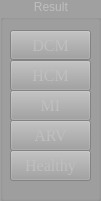
   <widget class="QGroupBox" name="result_box">
    <property name="enabled">
     <bool>false</bool>
    </property>
    <property name="geometry">
     <rect>
      <x>1130</x>
      <y>30</y>
      <width>101</width>
      <height>201</height>
     </rect>
    </property>
    <property name="styleSheet">
     <string notr="true">QGroupBox {
   background-color: rgb(160, 160, 160);;font: 75 12pt &quot;Times New Roman&quot;;
}

QGroupBox QWidget {
    background-color: /* your desired content background color here */;
}

QGroupBox::title {
    subcontrol-origin: margin;
    subcontrol-position: top center;
}
</string>
    </property>
    <property name="title">
     <string>Result </string>
    </property>
    <widget class="QToolButton" name="class_2">
     <property name="enabled">
      <bool>false</bool>
     </property>
     <property name="geometry">
      <rect>
       <x>10</x>
       <y>60</y>
       <width>81</width>
       <height>31</height>
      </rect>
     </property>
     <property name="font">
      <font>
       <family>Times New Roman</family>
       <pointsize>12</pointsize>
       <weight>9</weight>
       <italic>false</italic>
       <bold>false</bold>
      </font>
     </property>
     <property name="styleSheet">
      <string notr="true">font: 75 12pt &quot;Times New Roman&quot;;; background-color: rgb(160, 160, 160);</string>
     </property>
     <property name="text">
      <string>HCM</string>
     </property>
    </widget>
    <widget class="QToolButton" name="class_3">
     <property name="enabled">
      <bool>false</bool>
     </property>
     <property name="geometry">
      <rect>
       <x>10</x>
       <y>90</y>
       <width>81</width>
       <height>31</height>
      </rect>
     </property>
     <property name="font">
      <font>
       <family>Times New Roman</family>
       <pointsize>12</pointsize>
       <weight>9</weight>
       <italic>false</italic>
       <bold>false</bold>
      </font>
     </property>
     <property name="styleSheet">
      <string notr="true">font: 75 12pt &quot;Times New Roman&quot;;; background-color: rgb(160, 160, 160);</string>
     </property>
     <property name="text">
      <string>MI</string>
     </property>
    </widget>
    <widget class="QToolButton" name="class_4">
     <property name="enabled">
      <bool>false</bool>
     </property>
     <property name="geometry">
      <rect>
       <x>10</x>
       <y>120</y>
       <width>81</width>
       <height>31</height>
      </rect>
     </property>
     <property name="font">
      <font>
       <family>Times New Roman</family>
       <pointsize>12</pointsize>
       <weight>9</weight>
       <italic>false</italic>
       <bold>false</bold>
      </font>
     </property>
     <property name="styleSheet">
      <string notr="true">font: 75 12pt &quot;Times New Roman&quot;;; background-color: rgb(160, 160, 160);</string>
     </property>
     <property name="text">
      <string>ARV</string>
     </property>
    </widget>
    <widget class="QToolButton" name="class_5">
     <property name="enabled">
      <bool>false</bool>
     </property>
     <property name="geometry">
      <rect>
       <x>10</x>
       <y>150</y>
       <width>81</width>
       <height>31</height>
      </rect>
     </property>
     <property name="font">
      <font>
       <family>Times New Roman</family>
       <pointsize>12</pointsize>
       <weight>9</weight>
       <italic>false</italic>
       <bold>false</bold>
      </font>
     </property>
     <property name="styleSheet">
      <string notr="true">font: 75 12pt &quot;Times New Roman&quot;;; background-color: rgb(160, 160, 160);</string>
     </property>
     <property name="text">
      <string>Healthy</string>
     </property>
    </widget>
    <widget class="QPushButton" name="class_1">
     <property name="enabled">
      <bool>false</bool>
     </property>
     <property name="geometry">
      <rect>
       <x>10</x>
       <y>30</y>
       <width>81</width>
       <height>30</height>
      </rect>
     </property>
     <property name="font">
      <font>
       <family>Times New Roman</family>
       <pointsize>12</pointsize>
       <weight>9</weight>
       <italic>false</italic>
       <bold>false</bold>
      </font>
     </property>
     <property name="styleSheet">
      <string notr="true">font: 75 12pt &quot;Times New Roman&quot;;; background-color: rgb(160, 160, 160);</string>
     </property>
     <property name="text">
      <string>DCM</string>
     </property>
    </widget>
   </widget>
